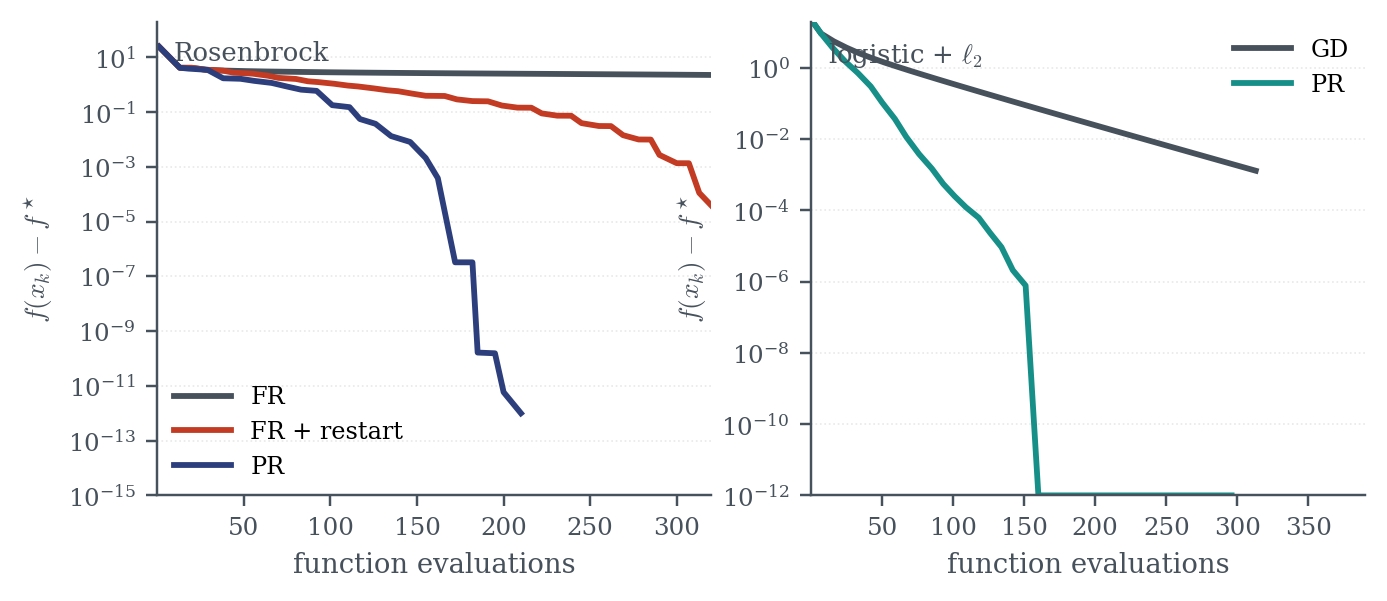

Write the Python code that produced this figure.
#!/usr/bin/env python3
from __future__ import annotations

from dataclasses import dataclass
import os
from pathlib import Path
import warnings

MPL_CACHE_DIR = Path("/tmp/matplotlib-cache")
MPL_CACHE_DIR.mkdir(parents=True, exist_ok=True)
os.environ.setdefault("MPLCONFIGDIR", str(MPL_CACHE_DIR))

import matplotlib.pyplot as plt
import numpy as np
from scipy.optimize import line_search, minimize


DEEPBLUE = "#2c3e7c"
CRIMSON = "#c23b22"
TEAL = "#168f89"
SLATE = "#47515c"


plt.rcParams.update(
    {
        "figure.figsize": (6.0, 2.95),
        "figure.facecolor": "white",
        "axes.facecolor": "white",
        "axes.edgecolor": SLATE,
        "axes.labelcolor": SLATE,
        "axes.linewidth": 0.8,
        "axes.labelsize": 9,
        "xtick.color": SLATE,
        "ytick.color": SLATE,
        "xtick.labelsize": 8,
        "ytick.labelsize": 8,
        "font.family": "serif",
        "font.size": 9,
        "mathtext.fontset": "cm",
        "axes.unicode_minus": False,
        "legend.frameon": False,
        "svg.fonttype": "none",
        "savefig.bbox": "tight",
    }
)


def rosenbrock(x: np.ndarray) -> float:
    return (1.0 - x[0]) ** 2 + 100.0 * (x[1] - x[0] ** 2) ** 2


def rosenbrock_grad(x: np.ndarray) -> np.ndarray:
    return np.array(
        [
            2.0 * (x[0] - 1.0) - 400.0 * x[0] * (x[1] - x[0] ** 2),
            200.0 * (x[1] - x[0] ** 2),
        ],
        dtype=float,
    )


def build_logistic_problem(seed: int = 7) -> tuple[np.ndarray, float]:
    rng = np.random.default_rng(seed)
    m, n = 700, 40
    Z = rng.normal(scale=0.55, size=(m, n))
    scales = np.geomspace(1.0, 4.0, n)
    A = Z * scales
    lam = 5.0e-3
    return A, lam


def logistic_fun_grad(A: np.ndarray, lam: float):
    def fun(x: np.ndarray) -> float:
        Ax = A @ x
        return float(np.sum(np.logaddexp(0.0, Ax)) + 0.5 * lam * (x @ x))

    def grad(x: np.ndarray) -> np.ndarray:
        Ax = A @ x
        sigma = 1.0 / (1.0 + np.exp(-Ax))
        return A.T @ sigma + lam * x

    return fun, grad


@dataclass
class CountingObjective:
    fun: callable
    grad: callable
    f_calls: int = 0
    g_calls: int = 0

    def f(self, x: np.ndarray) -> float:
        self.f_calls += 1
        return float(self.fun(x))

    def g(self, x: np.ndarray) -> np.ndarray:
        self.g_calls += 1
        return np.asarray(self.grad(x), dtype=float)


def strong_wolfe_step(
    obj: CountingObjective,
    x: np.ndarray,
    d: np.ndarray,
    g: np.ndarray,
    f0: float,
    *,
    c1: float = 1e-4,
    c2: float = 0.1,
) -> float:
    with warnings.catch_warnings():
        warnings.simplefilter("ignore")
        alpha, *_ = line_search(obj.f, obj.g, x, d, gfk=g, old_fval=f0, c1=c1, c2=c2, maxiter=40)
    if alpha is not None and np.isfinite(alpha) and alpha > 0.0:
        return float(alpha)

    alpha = 1.0
    slope0 = float(g @ d)
    while obj.f(x + alpha * d) > f0 + c1 * alpha * slope0:
        alpha *= 0.5
        if alpha < 1e-12:
            break
    return float(alpha)


def run_gd(
    fun: callable,
    grad: callable,
    x0: np.ndarray,
    f_star: float,
    *,
    max_iters: int = 120,
    tol: float = 1e-8,
) -> tuple[np.ndarray, np.ndarray]:
    obj = CountingObjective(fun, grad)
    x = x0.copy()
    f_hist = [obj.f(x) - f_star]
    eval_hist = [obj.f_calls]
    for _ in range(max_iters):
        g = obj.g(x)
        if np.linalg.norm(g) <= tol:
            break
        d = -g
        alpha = strong_wolfe_step(obj, x, d, g, f_hist[-1] + f_star)
        x = x + alpha * d
        f_hist.append(obj.f(x) - f_star)
        eval_hist.append(obj.f_calls)
    return np.asarray(eval_hist), np.asarray(f_hist)


def run_ncg(
    fun: callable,
    grad: callable,
    x0: np.ndarray,
    f_star: float,
    beta_kind: str,
    *,
    restart: bool = False,
    max_iters: int = 120,
    tol: float = 1e-8,
    nu: float = 0.1,
) -> tuple[np.ndarray, np.ndarray]:
    obj = CountingObjective(fun, grad)
    x = x0.copy()
    g = obj.g(x)
    d = -g.copy()
    f_hist = [obj.f(x) - f_star]
    eval_hist = [obj.f_calls]

    for _ in range(max_iters):
        if np.linalg.norm(g) <= tol:
            break
        f0 = f_hist[-1] + f_star
        alpha = strong_wolfe_step(obj, x, d, g, f0)
        x = x + alpha * d
        g_next = obj.g(x)
        f_hist.append(obj.f(x) - f_star)
        eval_hist.append(obj.f_calls)
        if np.linalg.norm(g_next) <= tol:
            break

        y = g_next - g
        if beta_kind == "fr":
            beta = float(g_next @ g_next) / float(g @ g)
        elif beta_kind == "pr":
            beta = float(g_next @ y) / float(g @ g)
        else:
            raise ValueError(beta_kind)

        if restart and abs(float(g_next @ g)) > nu * float(g_next @ g_next):
            beta = 0.0

        d = -g_next + beta * d
        if float(d @ g_next) >= -1e-12:
            d = -g_next
        g = g_next

    return np.asarray(eval_hist), np.asarray(f_hist)


def logistic_reference_value(fun: callable, grad: callable, n: int) -> float:
    res = minimize(fun, np.zeros(n), jac=grad, method="L-BFGS-B", options={"maxiter": 800})
    return float(res.fun)


def main() -> None:
    out_dir = Path(__file__).resolve().parent
    out_pdf = out_dir / "nonlinear-cg-comparison.pdf"
    out_svg = out_dir / "nonlinear-cg-comparison.svg"
    out_png = out_dir / "nonlinear-cg-comparison.png"

    x0_ros = np.array([-1.2, 1.0], dtype=float)
    fr_evals, fr_gap = run_ncg(rosenbrock, rosenbrock_grad, x0_ros, 0.0, "fr", restart=False, max_iters=120)
    frr_evals, frr_gap = run_ncg(rosenbrock, rosenbrock_grad, x0_ros, 0.0, "fr", restart=True, max_iters=120)
    pr_evals, pr_gap = run_ncg(rosenbrock, rosenbrock_grad, x0_ros, 0.0, "pr", restart=False, max_iters=120)

    A, lam = build_logistic_problem()
    fun_log, grad_log = logistic_fun_grad(A, lam)
    f_star_log = logistic_reference_value(fun_log, grad_log, A.shape[1])
    x0_log = np.zeros(A.shape[1])
    gd_evals, gd_gap = run_gd(fun_log, grad_log, x0_log, f_star_log, max_iters=35)
    prlog_evals, prlog_gap = run_ncg(fun_log, grad_log, x0_log, f_star_log, "pr", restart=False, max_iters=35)

    fig, (ax0, ax1) = plt.subplots(1, 2)
    fig.subplots_adjust(left=0.08, right=0.995, bottom=0.22, top=0.95, wspace=0.18)
    gap_floor = 1e-12

    for ax in (ax0, ax1):
        ax.spines["top"].set_visible(False)
        ax.spines["right"].set_visible(False)
        ax.grid(True, axis="y", which="major", ls=":", lw=0.55, alpha=0.28)
        ax.set_xlabel("function evaluations")
        ax.set_ylabel(r"$f(x_k)-f^\star$")

    ax0.semilogy(fr_evals, np.maximum(fr_gap, gap_floor), color=SLATE, lw=1.9, label="FR")
    ax0.semilogy(frr_evals, np.maximum(frr_gap, gap_floor), color=CRIMSON, lw=1.9, label="FR + restart")
    ax0.semilogy(pr_evals, np.maximum(pr_gap, gap_floor), color=DEEPBLUE, lw=1.9, label="PR")
    ax0.set_xlim(0.0, 320.0)
    ax0.set_ylim(1e-15, 2.0e2)
    ax0.set_xticks([50, 100, 150, 200, 250, 300])
    ax0.text(0.03, 0.96, "Rosenbrock", transform=ax0.transAxes, ha="left", va="top", color=SLATE, fontsize=8.5)
    ax0.legend(loc="lower left", fontsize=7.8, handlelength=2.4, borderaxespad=0.3)

    ax1.semilogy(gd_evals, np.maximum(gd_gap, gap_floor), color=SLATE, lw=1.9, label="GD")
    ax1.semilogy(prlog_evals, np.maximum(prlog_gap, gap_floor), color=TEAL, lw=1.9, label="PR")
    ax1.set_xlim(0.0, 390.0)
    ax1.set_ylim(1e-12, 2.0e1)
    ax1.set_xticks([50, 100, 150, 200, 250, 300, 350])
    ax1.text(0.03, 0.96, r"logistic + $\ell_2$", transform=ax1.transAxes, ha="left", va="top", color=SLATE, fontsize=8.5)
    ax1.legend(loc="upper right", fontsize=7.8, handlelength=2.4, borderaxespad=0.3)

    fig.savefig(out_pdf)
    fig.savefig(out_svg)
    fig.savefig(out_png, dpi=220)
    print(f"Wrote {out_pdf}")
    print(f"Wrote {out_svg}")


if __name__ == "__main__":
    main()
